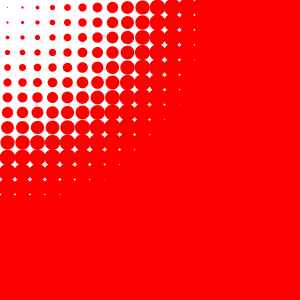
Frame 1 (no input)
Frame 60 (the mouse pressed at the canvas centre just before this capture): identical to frame 1, image omitted
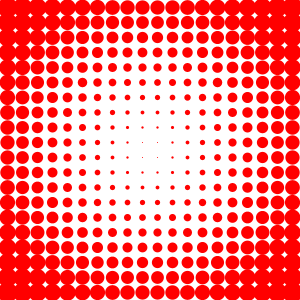
Frame 120 (the mouse held since frame 60 and released just before this capture)

The Processing sketch that drew these frames (run headless with seeded random() and noise(); from frame 60 on, the mouse is pressed at the canvas centre):

// Processing sketch: quiz8
// ── quiz8.pde
/*
quiz 8:
- 在畫面上安排20x20個圓形
- 每個圓形的預設直徑都是一樣
- 根據滑鼠座標位置，動態調整每個圓形的直徑
- 離滑鼠越近的圓，該直徑越小
- 離滑鼠越遠的圓，該直徑便越大，但最大不會超過預設的直徑大小

*/

int xcount = 20;    //橫向的圓的個數
int ycount = 20;    //直向的圓的個數
float[][][] circle = new float[xcount][ycount][3];    //第一個維度：代表圓在橫向的位置
                                                      //第二個維度：代表圓在直向的位置
                                                      //第三個維度：代表該圓的x, y座標, 直徑


void setup(){
  size(300, 300);
  
  float dh = width/float(xcount);
  float dv = height/float(ycount);

  for(int i=0; i<xcount; i=i+1){
      for(int j=0; j<ycount; j=j+1){
          circle[i][j][0] = dh/2 + dh*i;    //圓心的x座標
          circle[i][j][1] = dv/2 + dv*j;    //圓心的y座標
          circle[i][j][2] = 30;      //圓的直徑
      }
  }
}

void draw(){
  background(255);
  

  noStroke();
  fill(255, 0, 0);
  for(int i=0; i<xcount; i=i+1){
      for(int j=0; j<ycount; j=j+1){
          //根據滑鼠座標來改變每個圓的直徑
          float d = circle[i][j][2] - map(dist(mouseX, mouseY, circle[i][j][0], circle[i][j][1]), 0, width, 30, 0);
    
          ellipse(circle[i][j][0], circle[i][j][1], d, d);
      }
  }
}
